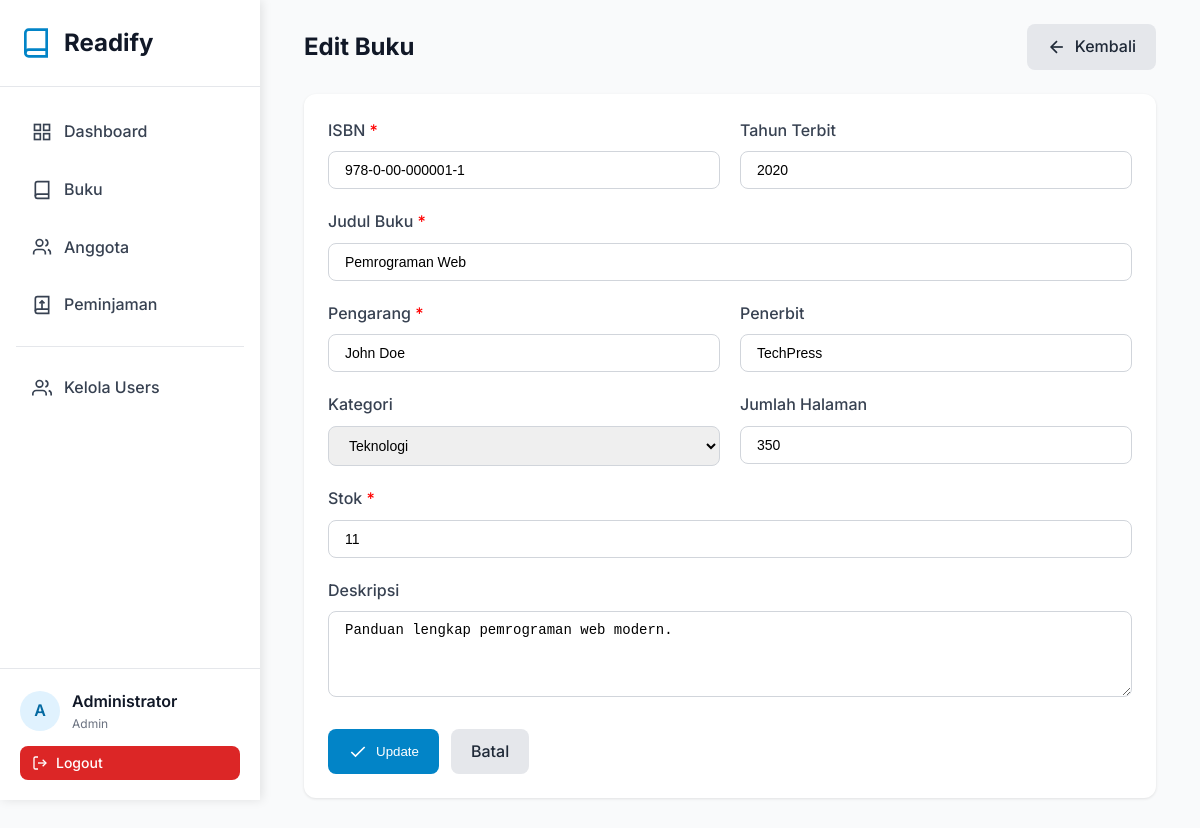
Screenshot of /pages/books/edit.php?id=1 (signed in) with the database file from the repository.
### tables this page shows
CREATE TABLE `users` (
  `id` int NOT NULL AUTO_INCREMENT,
  `name` varchar(100) NOT NULL,
  `email` varchar(100) NOT NULL,
  `phone` varchar(20) DEFAULT NULL,
  `password` varchar(255) NOT NULL,
  `role` enum('admin','staff','member') DEFAULT 'member',
  `created_at` timestamp NULL DEFAULT CURRENT_TIMESTAMP,
  `updated_at` timestamp NULL DEFAULT CURRENT_TIMESTAMP ON UPDATE CURRENT_TIMESTAMP,
  PRIMARY KEY (`id`),
  UNIQUE KEY `email` (`email`)
);

CREATE TABLE `books` (
  `id` int NOT NULL AUTO_INCREMENT,
  `isbn` varchar(20) NOT NULL,
  `title` varchar(255) NOT NULL,
  `author` varchar(100) NOT NULL,
  `publisher` varchar(100) DEFAULT NULL,
  `year` year DEFAULT NULL,
  `category_id` int DEFAULT NULL,
  `stock` int DEFAULT '0',
  `pages` int DEFAULT NULL,
  `description` text,
  `cover_image` varchar(255) DEFAULT NULL,
  `created_at` timestamp NULL DEFAULT CURRENT_TIMESTAMP,
  `updated_at` timestamp NULL DEFAULT CURRENT_TIMESTAMP ON UPDATE CURRENT_TIMESTAMP,
  PRIMARY KEY (`id`),
  UNIQUE KEY `isbn` (`isbn`),
  KEY `category_id` (`category_id`),
  KEY `idx_title` (`title`),
  KEY `idx_author` (`author`),
  KEY `idx_isbn` (`isbn`),
  CONSTRAINT `books_ibfk_1` FOREIGN KEY (`category_id`) REFERENCES `categories` (`id`) ON DELETE SET NULL
);

CREATE TABLE `categories` (
  `id` int NOT NULL AUTO_INCREMENT,
  `name` varchar(50) NOT NULL,
  `description` text,
  `created_at` timestamp NULL DEFAULT CURRENT_TIMESTAMP,
  PRIMARY KEY (`id`),
  UNIQUE KEY `name` (`name`)
);

### config/config.php (called while the page is built, shortened)
<?php
require_once BASE_PATH . '/config/database.php';
function isLoggedIn() {
    return isset($_SESSION['user_id']);
}
function getCurrentUser() {
    if (isLoggedIn()) {
        $db = new Database();
        $user = $db->fetchOne("SELECT id, name, email, role FROM users WHERE id = ?", [$_SESSION['user_id']]);
        return $user;
    }
    return null;
}
function isAdmin() {
    return isLoggedIn() && isset($_SESSION['user_role']) && $_SESSION['user_role'] === 'admin';
}

### config/database.php (called while the page is built, shortened)
<?php
class Database {
    private $host = DB_HOST;
    private $user = DB_USER;
    private $pass = DB_PASS;
    private $dbname = DB_NAME;
    private $conn;
    private function connect() {
        $this->conn = null;
        try {
            $dsn = "mysql:host=" . $this->host . ";dbname=" . $this->dbname . ";charset=utf8mb4";
            $options = [
                PDO::ATTR_ERRMODE => PDO::ERRMODE_EXCEPTION,
                PDO::ATTR_DEFAULT_FETCH_MODE => PDO::FETCH_ASSOC,
                PDO::ATTR_EMULATE_PREPARES => false,
            ];
            $this->conn = new PDO($dsn, $this->user, $this->pass, $options);
        } catch(PDOException $e) {
            $this->error = $e->getMessage();
            die("Connection failed: " . $this->error);
        }
    }
    public function query($sql, $params = []) {
        try {
            $stmt = $this->conn->prepare($sql);
            $stmt->execute($params);
            return $stmt;
        } catch(PDOException $e) {
            throw new Exception($e->getMessage());
        }
    }
    public function fetchAll($sql, $params = []) {
        $stmt = $this->query($sql, $params);
        return $stmt->fetchAll();
    }
    public function fetchOne($sql, $params = []) {
        $stmt = $this->query($sql, $params);
        return $stmt->fetch();
    }
}

### pages/books/edit.php (the view, shortened to what this page needs)
<?php
require_once '../../config/config.php';
$db = new Database();
$bookId = isset($_GET['id']) ? (int)$_GET['id'] : 0;
$book = $db->fetchOne("SELECT * FROM books WHERE id = ?", [$bookId]);
$categories = $db->fetchAll("SELECT * FROM categories ORDER BY name");
include_once '../../includes/header.php';
include_once '../../includes/sidebar.php';
?>
<div class="container">
    <div class="card-header">
        <h1 class="card-title">Edit Buku</h1>
        <a href="index.php" class="btn btn-secondary">
            <svg width="20" height="20" viewBox="0 0 24 24" fill="none" stroke="currentColor" stroke-width="2">
                <line x1="19" y1="12" x2="5" y2="12"></line>
                <polyline points="12 19 5 12 12 5"></polyline>
            </svg>
            Kembali
        </a>
    </div>
    <div class="card">
        <form method="POST" action="">
            <div class="form-row">
                <div class="form-group">
                    <label class="form-label">ISBN <span style="color: red;">*</span></label>
                    <input type="text" name="isbn" class="form-control" placeholder="978-0-00-000000-0"
                           value="<?php echo isset($_POST['isbn']) ? htmlspecialchars($_POST['isbn']) : htmlspecialchars($book['isbn']); ?>" required>
                </div>
                <div class="form-group">
                    <label class="form-label">Tahun Terbit</label>
                    <input type="number" name="year" class="form-control" placeholder="2024" min="1900" max="<?php echo date('Y'); ?>"
                           value="<?php echo isset($_POST['year']) ? htmlspecialchars($_POST['year']) : htmlspecialchars($book['year']); ?>">
                </div>
            </div>
            <div class="form-group">
                <label class="form-label">Judul Buku <span style="color: red;">*</span></label>
                <input type="text" name="title" class="form-control" placeholder="Masukkan judul buku"
                       value="<?php echo isset($_POST['title']) ? htmlspecialchars($_POST['title']) : htmlspecialchars($book['title']); ?>" required>
            </div>
            <div class="form-row">
                <div class="form-group">
                    <label class="form-label">Pengarang <span style="color: red;">*</span></label>
                    <input type="text" name="author" class="form-control" placeholder="Nama pengarang"
                           value="<?php echo isset($_POST['author']) ? htmlspecialchars($_POST['author']) : htmlspecialchars($book['author']); ?>" required>
                </div>
                <div class="form-group">
                    <label class="form-label">Penerbit</label>
                    <input type="text" name="publisher" class="form-control" placeholder="Nama penerbit"
                           value="<?php echo isset($_POST['publisher']) ? htmlspecialchars($_POST['publisher']) : htmlspecialchars($book['publisher'] ?? ''); ?>">
                </div>
            </div>
            <div class="form-row">
                <div class="form-group">
                    <label class="form-label">Kategori</label>
                    <select name="category_id" class="form-control">
                        <?php foreach ($categories as $category): ?>
                            <option value="<?php echo $category['id']; ?>"
                                <?php echo (isset($_POST['category_id']) ? $_POST['category_id'] : $book['category_id']) == $category['id'] ? 'selected' : ''; ?>>
                                <?php echo htmlspecialchars($category['name']); ?>
                            </option>
                        <?php endforeach; ?>
                    </select>
                </div>
                <div class="form-group">
                    <label class="form-label">Jumlah Halaman</label>
                    <input type="number" name="pages" class="form-control" placeholder="0" min="0"
                           value="<?php echo isset($_POST['pages']) ? htmlspecialchars($_POST['pages']) : htmlspecialchars($book['pages'] ?? ''); ?>">
                </div>
            </div>
            <div class="form-group">
                <label class="form-label">Stok <span style="color: red;">*</span></label>
                <input type="number" name="stock" class="form-control" placeholder="0" min="0"
                       value="<?php echo isset($_POST['stock']) ? htmlspecialchars($_POST['stock']) : htmlspecialchars($book['stock']); ?>" required>
            </div>
            <div class="form-group">
                <label class="form-label">Deskripsi</label>
                <textarea name="description" class="form-control" rows="4" placeholder="Deskripsi buku (opsional)"><?php echo isset($_POST['description']) ? htmlspecialchars($_POST['description']) : htmlspecialchars($book['description'] ?? ''); ?></textarea>
            </div>
            <div style="display: flex; gap: 12px; margin-top: 24px;">
                <button type="submit" class="btn btn-primary">
                    <svg width="20" height="20" viewBox="0 0 24 24" fill="none" stroke="currentColor" stroke-width="2">
                        <polyline points="20 6 9 17 4 12"></polyline>
                    </svg>
                    Update
                </button>
                <a href="index.php" class="btn btn-secondary">Batal</a>
            </div>
        </form>
    </div>
</div>
<?php include_once '../../includes/footer.php'; ?>

### includes/sidebar.php
<?php
$currentPage = basename($_SERVER['PHP_SELF'], '.php');
$user = getCurrentUser();
?>
<div class="sidebar">
    <div class="sidebar-logo">
        <svg viewBox="0 0 24 24" fill="none" stroke="currentColor" stroke-width="2">
            <path d="M4 19.5A2.5 2.5 0 0 1 6.5 17H20"></path>
            <path d="M6.5 2H20v20H6.5A2.5 2.5 0 0 1 4 19.5v-15A2.5 2.5 0 0 1 6.5 2z"></path>
        </svg>
        <h1>Readify</h1>
    </div>
    <nav class="sidebar-nav">
        <a href="<?php echo SITE_URL; ?>/pages/dashboard.php" class="nav-item <?php echo $currentPage == 'dashboard' ? 'active' : ''; ?>">
            <svg viewBox="0 0 24 24" fill="none" stroke="currentColor" stroke-width="2">
                <rect x="3" y="3" width="7" height="7"></rect>
                <rect x="14" y="3" width="7" height="7"></rect>
                <rect x="14" y="14" width="7" height="7"></rect>
                <rect x="3" y="14" width="7" height="7"></rect>
            </svg>
            Dashboard
        </a>
        <a href="<?php echo SITE_URL; ?>/pages/books/index.php" class="nav-item <?php echo $currentPage == 'index' && strpos($_SERVER['PHP_SELF'], 'books') !== false ? 'active' : ''; ?>">
            <svg viewBox="0 0 24 24" fill="none" stroke="currentColor" stroke-width="2">
                <path d="M4 19.5A2.5 2.5 0 0 1 6.5 17H20"></path>
                <path d="M6.5 2H20v20H6.5A2.5 2.5 0 0 1 4 19.5v-15A2.5 2.5 0 0 1 6.5 2z"></path>
            </svg>
            Buku
        </a>
        <a href="<?php echo SITE_URL; ?>/pages/members/index.php" class="nav-item <?php echo $currentPage == 'index' && strpos($_SERVER['PHP_SELF'], 'members') !== false ? 'active' : ''; ?>">
            <svg viewBox="0 0 24 24" fill="none" stroke="currentColor" stroke-width="2">
                <path d="M16 21v-2a4 4 0 0 0-4-4H6a4 4 0 0 0-4 4v2"></path>
                <circle cx="9" cy="7" r="4"></circle>
                <path d="M22 21v-2a4 4 0 0 0-3-3.87"></path>
                <path d="M16 3.13a4 4 0 0 1 0 7.75"></path>
            </svg>
            Anggota
        </a>
        <a href="<?php echo SITE_URL; ?>/pages/loans/index.php" class="nav-item <?php echo $currentPage == 'index' && strpos($_SERVER['PHP_SELF'], 'loans') !== false ? 'active' : ''; ?>">
            <svg viewBox="0 0 24 24" fill="none" stroke="currentColor" stroke-width="2">
                <path d="M4 19.5A2.5 2.5 0 0 1 6.5 17H20"></path>
                <path d="M6.5 2H20v20H6.5A2.5 2.5 0 0 1 4 19.5v-15A2.5 2.5 0 0 1 6.5 2z"></path>
                <path d="M12 7v10"></path>
                <path d="M9 10l3-3 3 3"></path>
            </svg>
            Peminjaman
        </a>
        <?php if (isAdmin()): ?>
            <hr style="margin: 16px 0; border: none; border-top: 1px solid var(--gray-200);">
            <a href="<?php echo SITE_URL; ?>/pages/users/index.php" class="nav-item <?php echo $currentPage == 'index' && strpos($_SERVER['PHP_SELF'], 'users') !== false ? 'active' : ''; ?>">
                <svg viewBox="0 0 24 24" fill="none" stroke="currentColor" stroke-width="2">
                    <path d="M17 21v-2a4 4 0 0 0-4-4H5a4 4 0 0 0-4 4v2"></path>
                    <circle cx="9" cy="7" r="4"></circle>
                    <path d="M23 21v-2a4 4 0 0 0-3-3.87"></path>
                    <path d="M16 3.13a4 4 0 0 1 0 7.75"></path>
                </svg>
                Kelola Users
            </a>
        <?php endif; ?>
    </nav>
    <div class="sidebar-user">
        <div class="user-info">
            <div class="user-avatar"><?php echo strtoupper(substr($user['name'], 0, 1)); ?></div>
            <div>
                <div class="user-name"><?php echo htmlspecialchars($user['name']); ?></div>
                <div class="user-role"><?php echo ucfirst($user['role']); ?></div>
            </div>
        </div>
        <a href="<?php echo SITE_URL; ?>/pages/auth/logout.php" class="btn btn-danger btn-sm" style="width: 100%;">
            <svg width="16" height="16" viewBox="0 0 24 24" fill="none" stroke="currentColor" stroke-width="2">
                <path d="M9 21H5a2 2 0 0 1-2-2V5a2 2 0 0 1 2-2h4"></path>
                <polyline points="16 17 21 12 16 7"></polyline>
                <line x1="21" y1="12" x2="9" y2="12"></line>
            </svg>
            Logout
        </a>
    </div>
</div>
<div class="main-content">

### assets/css/style.css (style rules this page uses)
:root { --primary-50: #f0f9ff; --primary-100: #e0f2fe; --primary-500: #0ea5e9; --primary-600: #0284c7; --primary-700: #0369a1; --gray-50: #f9fafb; --gray-100: #f3f4f6; --gray-200: #e5e7eb; --gray-300: #d1d5db; --gray-500: #6b7280; --gray-600: #4b5563; --gray-700: #374151; --gray-800: #1f2937; --gray-900: #111827; }
* { margin: 0; padding: 0; box-sizing: border-box; }
body { font-family: "Inter", -apple-system, BlinkMacSystemFont, "Segoe UI", sans-serif; background-color: var(--gray-50); color: var(--gray-900); line-height: 1.6; }
.container { max-width: 1200px; margin: 0 auto; padding: 0 20px; }
.sidebar { position: fixed; top: 0; left: 0; height: 100vh; width: 260px; background: white; box-shadow: 2px 0 10px rgba(0, 0, 0, 0.1); z-index: 1000; overflow-y: auto; }
.sidebar-logo { padding: 24px 20px; border-bottom: 1px solid var(--gray-200); display: flex; align-items: center; gap: 12px; }
.sidebar-logo svg { width: 32px; height: 32px; color: var(--primary-600); }
.sidebar-logo h1 { font-size: 24px; font-weight: 700; color: var(--gray-900); }
.sidebar-nav { padding: 20px 16px; }
.nav-item { display: flex; align-items: center; gap: 12px; padding: 12px 16px; margin-bottom: 8px; border-radius: 8px; color: var(--gray-700); text-decoration: none; transition: all 0.2s; font-weight: 500; }
.nav-item svg { width: 20px; height: 20px; }
.sidebar-user { position: absolute; bottom: 0; left: 0; right: 0; padding: 20px; border-top: 1px solid var(--gray-200); }
.user-info { display: flex; align-items: center; gap: 12px; margin-bottom: 12px; }
.user-avatar { width: 40px; height: 40px; border-radius: 50%; background: var(--primary-100); display: flex; align-items: center; justify-content: center; font-weight: 600; color: var(--primary-700); }
.user-name { font-weight: 600; color: var(--gray-900); }
.user-role { font-size: 12px; color: var(--gray-500); }
.main-content { margin-left: 260px; padding: 24px; min-height: 100vh; }
.card { background: white; border-radius: 12px; box-shadow: 0 1px 3px rgba(0, 0, 0, 0.1); padding: 24px; margin-bottom: 24px; }
.card-header { display: flex; justify-content: space-between; align-items: center; margin-bottom: 24px; }
.card-title { font-size: 24px; font-weight: 700; color: var(--gray-900); }
.btn { padding: 10px 20px; border-radius: 8px; font-weight: 500; cursor: pointer; border: none; transition: all 0.2s; text-decoration: none; display: inline-flex; align-items: center; gap: 8px; }
.btn-primary { background-color: var(--primary-600); color: white; }
.btn-secondary { background-color: var(--gray-200); color: var(--gray-800); }
.btn-danger { background-color: #dc2626; color: white; }
.btn-sm { padding: 6px 12px; font-size: 14px; }
.form-group { margin-bottom: 20px; }
.form-label { display: block; margin-bottom: 8px; font-weight: 500; color: var(--gray-700); }
.form-control { width: 100%; padding: 10px 16px; border: 1px solid var(--gray-300); border-radius: 8px; font-size: 14px; transition: all 0.2s; }
.form-row { display: grid; grid-template-columns: repeat(2, 1fr); gap: 20px; }

### rows the page displays
users: name "A", name "Administrator", role "Admin"
books: isbn "978-0-00-000001-1", year "2020", title "Pemrograman Web", author "John Doe", publisher "TechPress", category_id "Teknologi", pages "350", stock "11", description "Panduan lengkap pemrograman web modern."
